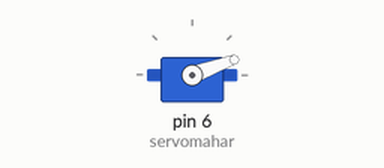
This sketch was run on a simulated Arduino Uno, built with avr-gcc and run on an emulated ATmega328P. Shown: servo.

Above: at 0.05 s.
At 1.8 s:
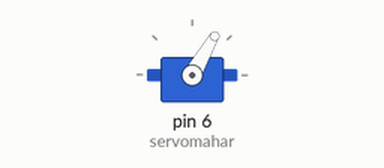
At 3.6 s:
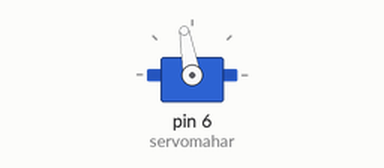
Timing chart, 0 to 8.3 s (numbered marks = the images above):
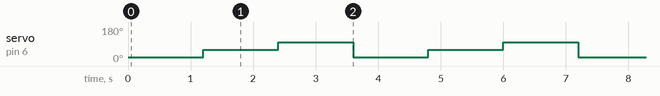

Measured:
- by itself, servo on pin 6 (servomahar): repeats every 3.6 s: 100° 1.2 s, 20° 1.2 s, 60° 1.2 s

The sketch:

servo.ino.ino
```cpp
#include <Servo.h>
Servo servomahar;

void setup() {
  servomahar.attach(6);
}

void loop() {
  servomahar.write(20);
  delay(1200);
  servomahar.write(60);
  delay(1200);
  servomahar.write(100);
  delay(1200);

}
```
